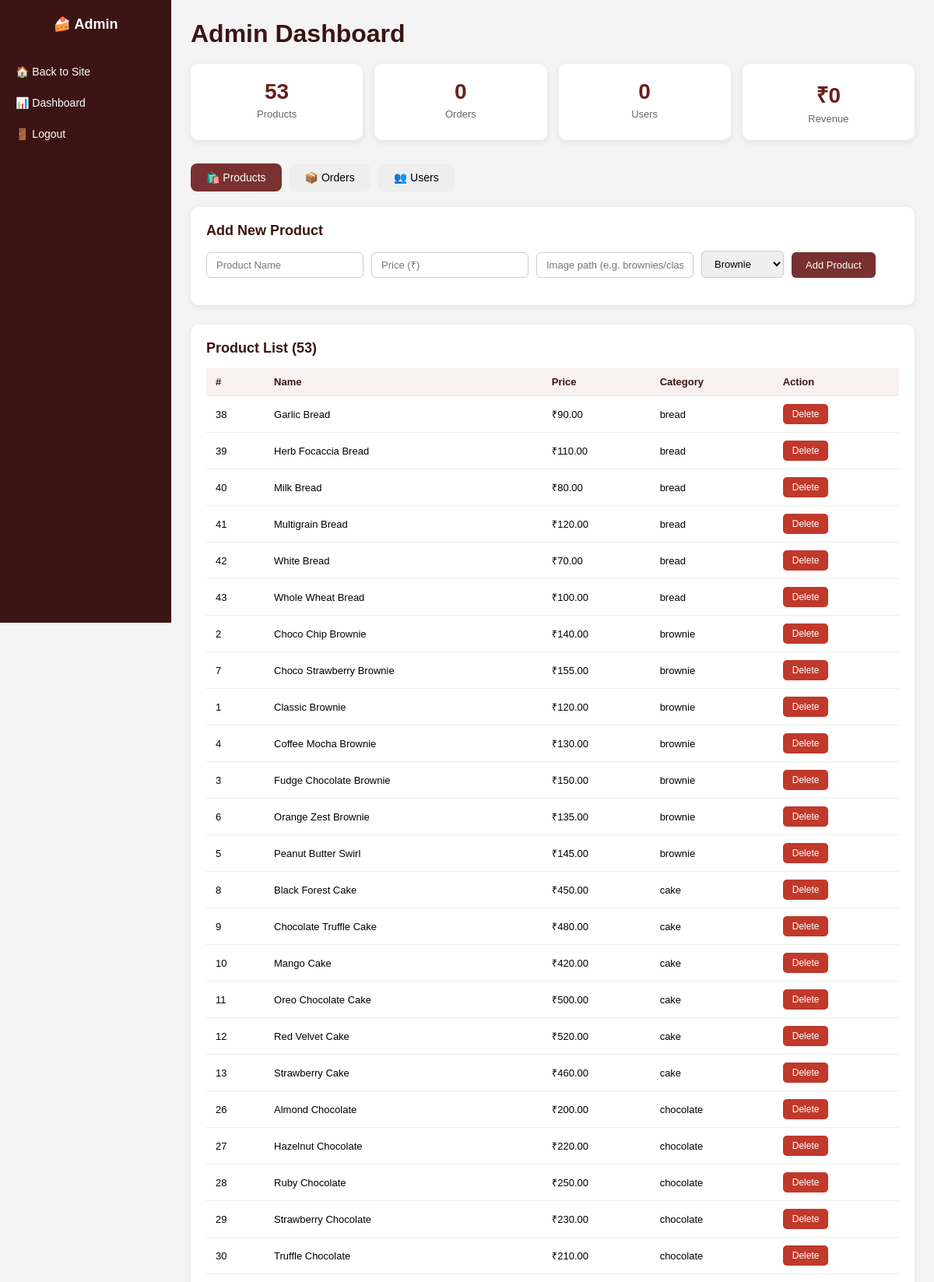
/admin.php (signed in, upper part), run on the app's committed database.
### tables this page shows
CREATE TABLE IF NOT EXISTS products (
    id          INT AUTO_INCREMENT PRIMARY KEY,
    name        VARCHAR(150)        NOT NULL,
    price       DECIMAL(10,2)       NOT NULL,
    image       VARCHAR(255)        NOT NULL,
    category    VARCHAR(50)         NOT NULL,
    created_at  DATETIME            DEFAULT CURRENT_TIMESTAMP
);

### admin.php (the view, shortened to what this page needs)
<?php
require_once 'db.php';
$totalProducts = $conn->query("SELECT COUNT(*) FROM products")->fetch_row()[0];
$totalOrders   = $conn->query("SELECT COUNT(*) FROM orders")->fetch_row()[0];
$totalUsers    = $conn->query("SELECT COUNT(*) FROM users WHERE role='user'")->fetch_row()[0];
$totalRevenue  = $conn->query("SELECT SUM(total_amount) FROM orders WHERE status != 'Cancelled'")->fetch_row()[0];
if (!$totalRevenue) $totalRevenue = 0;
$products = $conn->query("SELECT * FROM products ORDER BY category, name")->fetch_all(MYSQLI_ASSOC);
?>
<!DOCTYPE html>
<html lang="en">
<head>
</head>
<body>
<div class="sidebar">
    <h2>🍰 Admin</h2>
    <a href="index.php">🏠 Back to Site</a>
    <a href="admin.php">📊 Dashboard</a>
    <a href="logout.php">🚪 Logout</a>
</div>
<div class="main">
    <h1>Admin Dashboard</h1>
    <div class="cards">
        <div class="card"><h3><?= $totalProducts ?></h3><p>Products</p></div>
        <div class="card"><h3><?= $totalOrders ?></h3><p>Orders</p></div>
        <div class="card"><h3><?= $totalUsers ?></h3><p>Users</p></div>
        <div class="card"><h3>₹<?= number_format($totalRevenue, 0) ?></h3><p>Revenue</p></div>
    </div>
    <div class="tab-btns">
        <button class="tab-btn active" onclick="showTab('products')">🛍️ Products</button>
        <button class="tab-btn" onclick="showTab('orders')">📦 Orders</button>
        <button class="tab-btn" onclick="showTab('users')">👥 Users</button>
    </div>
    <div id="tab-products" class="tab active">
        <div class="section">
            <h2>Add New Product</h2>
            <form method="POST" class="inline">
                <input type="text" name="name" placeholder="Product Name" required>
                <input type="number" name="price" placeholder="Price (₹)" step="0.01" required>
                <input type="text" name="image" placeholder="Image path (e.g. brownies/classic.jpg)" required>
                <select name="category">
                    <option value="brownie">Brownie</option>
                </select>
                <button type="submit">Add Product</button>
            </form>
        </div>
        <div class="section">
            <h2>Product List (<?= count($products) ?>)</h2>
            <table>
                <thead><tr><th>#</th><th>Name</th><th>Price</th><th>Category</th><th>Action</th></tr></thead>
                <tbody>
                <?php foreach ($products as $p): ?>
                    <tr>
                        <td><?= $p['id'] ?></td>
                        <td><?= htmlspecialchars($p['name']) ?></td>
                        <td>₹<?= number_format($p['price'], 2) ?></td>
                        <td><?= $p['category'] ?></td>
                        <td>
                            <form method="POST" style="display:inline;" onsubmit="return confirm('Delete this product?')">
                                <button type="submit" class="del">Delete</button>
                            </form>
                        </td>
                    </tr>
                <?php endforeach; ?>
                </tbody>
            </table>
        </div>
    </div>
</div>
</body>
</html>

### admin.php (style rules this page uses)
* { margin:0; padding:0; box-sizing:border-box; font-family:Arial,sans-serif; }
body { background:#f4f4f4; display:flex; }
.sidebar { width:220px; background:#3b1414; color:white; height:100vh; padding-top:20px; position:sticky; top:0; }
.sidebar h2 { text-align:center; margin-bottom:30px; font-size:18px; }
.sidebar a { display:block; color:white; padding:12px 20px; text-decoration:none; font-size:14px; }
.main { flex:1; padding:25px; overflow-y:auto; }
h1 { margin-bottom:20px; color:#3b1414; }
.cards { display:flex; gap:15px; margin-bottom:30px; flex-wrap:wrap; }
.card { flex:1; min-width:150px; background:white; padding:20px; border-radius:10px; box-shadow:0 3px 10px rgba(0,0,0,0.08); text-align:center; }
.card h3 { font-size:28px; color:#6b1f1f; }
.card p { color:#666; font-size:13px; margin-top:5px; }
.section { background:white; border-radius:10px; padding:20px; margin-bottom:25px; box-shadow:0 2px 8px rgba(0,0,0,0.07); }
.section h2 { margin-bottom:15px; color:#3b1414; font-size:18px; }
form.inline { display:flex; gap:10px; flex-wrap:wrap; align-items:flex-end; margin-bottom:15px; }
form.inline input, form.inline select { padding:8px 12px; border:1px solid #ccc; border-radius:6px; font-size:13px; }
form.inline button, button.btn-admin { background:#793030; color:white; border:none; padding:9px 18px; border-radius:6px; cursor:pointer; font-size:13px; }
button.del { background:#c0392b; color:white; border:none; padding:6px 12px; border-radius:5px; cursor:pointer; font-size:12px; }
table { width:100%; border-collapse:collapse; font-size:13px; }
th, td { padding:10px 12px; border-bottom:1px solid #eee; text-align:left; }
th { background:#f9f0f0; color:#3b1414; }
.tab-btns { display:flex; gap:10px; margin-bottom:20px; }
.tab-btn { padding:10px 20px; border:none; border-radius:8px; cursor:pointer; background:#eee; font-size:14px; }
.tab-btn.active { background:#793030; color:white; }
.tab { display:none; }
.tab.active { display:block; }

### data on the page
products: id "38", name "Garlic Bread", price "90.00", category "bread"
products: id "39", name "Herb Focaccia Bread", price "110.00", category "bread"
products: id "40", name "Milk Bread", price "80.00", category "bread"
products: id "41", name "Multigrain Bread", price "120.00", category "bread"
products: id "42", name "White Bread", price "70.00", category "bread"
products: id "43", name "Whole Wheat Bread", price "100.00", category "bread"
products: id "2", name "Choco Chip Brownie", price "140.00", category "brownie"
products: id "7", name "Choco Strawberry Brownie", price "155.00", category "brownie"
products: id "1", name "Classic Brownie", price "120.00", category "brownie"
products: id "4", name "Coffee Mocha Brownie", price "130.00", category "brownie"
products: id "3", name "Fudge Chocolate Brownie", price "150.00", category "brownie"
products: id "6", name "Orange Zest Brownie", price "135.00", category "brownie"
products: id "5", name "Peanut Butter Swirl", price "145.00", category "brownie"
products: id "8", name "Black Forest Cake", price "450.00", category "cake"
products: id "9", name "Chocolate Truffle Cake", price "480.00", category "cake"
products: id "10", name "Mango Cake", price "420.00", category "cake"
products: id "11", name "Oreo Chocolate Cake", price "500.00", category "cake"
products: id "12", name "Red Velvet Cake", price "520.00", category "cake"
products: id "13", name "Strawberry Cake", price "460.00", category "cake"
products: id "26", name "Almond Chocolate", price "200.00", category "chocolate"
products: id "27", name "Hazelnut Chocolate", price "220.00", category "chocolate"
products: id "28", name "Ruby Chocolate", price "250.00", category "chocolate"
products: id "29", name "Strawberry Chocolate", price "230.00", category "chocolate"
products: id "30", name "Truffle Chocolate", price "210.00", category "chocolate"

### other printed values
$totalProducts "53"
$totalOrders "0"
$totalUsers "0"
$totalRevenue "0"
count($products) "53"
